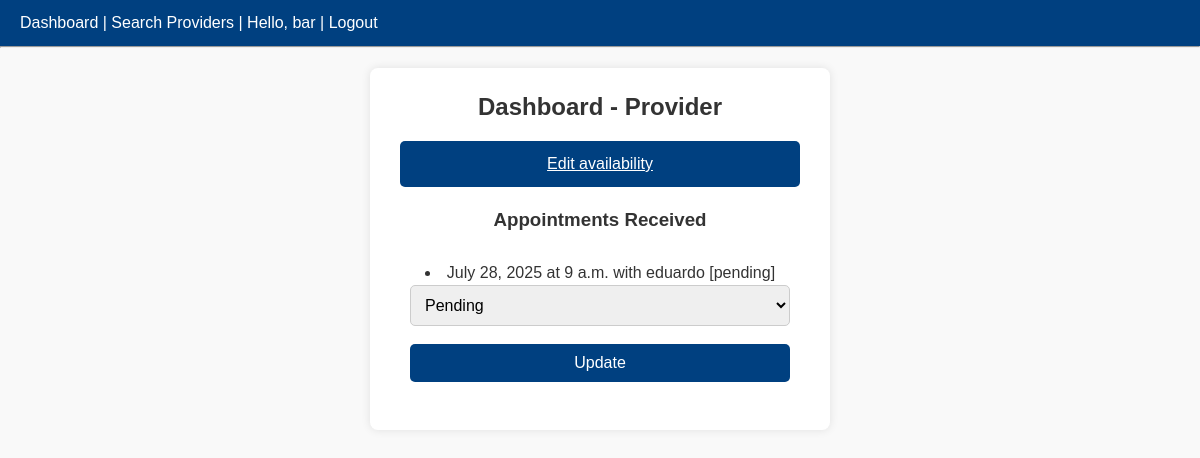
Page /dashboard/ (signed in) on the earlier database version.
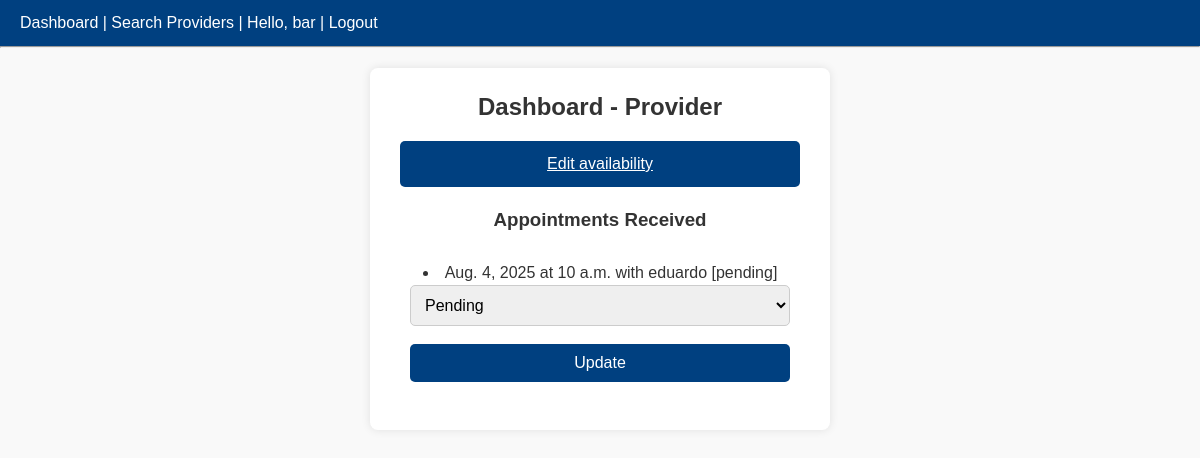
Same page on the later database version.
### core/models.py (models this page shows, shortened)
class Appointment(models.Model):
    provider = models.ForeignKey(ServiceProvider, on_delete=models.CASCADE, related_name="appointments")
    client = models.ForeignKey(User, on_delete=models.CASCADE, related_name="bookings")
    date = models.DateField()
    time = models.TimeField()
    status = models.CharField(max_length=20, choices=[
        ("pending", "Pending"),
        ("confirmed", "Confirmed"),
        ("cancelled", "Cancelled")
    ], default="pending")
    created_at = models.DateTimeField(auto_now_add=True)
    class Meta:
        unique_together = ['provider', 'date', 'time']

### core/views.py (the view)
# urls.py: path('dashboard/', views.dashboard, name='dashboard'),
@login_required
def dashboard(request):
    try:
        provider = request.user.serviceprovider
        appointments = provider.appointments.all().order_by("date", "time")
        return render(request, "core/dashboard_provider.html", {
            "appointments": appointments
        })
    except ServiceProvider.DoesNotExist:
        appointments = request.user.bookings.all().order_by("date", "time")
        return render(request, "core/dashboard_client.html", {
            "appointments": appointments
        })

### core/templates/core/dashboard_provider.html (shortened to what this page needs)
{% extends "core/base.html" %}
{% block content %}
<div class="container">
<h2>Dashboard - Provider</h2>
<a href="{% url 'edit_availability' %}" class="button">Edit availability</a>
<h3>Appointments Received</h3>
<ul>
    {% for a in appointments %}
        <li>
            {{ a.date }} at {{ a.time }} with {{ a.client.username }} [{{ a.status }}]
            <form method="post" action="{% url 'update_status' a.id %}" style="display:inline;">
                <select name="status">
                    <option value="pending" {% if a.status == 'pending' %}selected{% endif %}>Pending</option>
                </select>
                <button type="submit">Update</button>
            </form>
        </li>
    {% empty %}
        <li>No appointments</li>
    {% endfor %}
</ul>
</div>
{% endblock %}

Differences in the rows shown:
removed Appointment: date "July 28, 2025", time "9 a.m.", client.username "eduardo", status "pending", status "Pending"
added Appointment: date "Aug. 4, 2025", time "10 a.m.", client.username "eduardo", status "pending", status "Pending"
